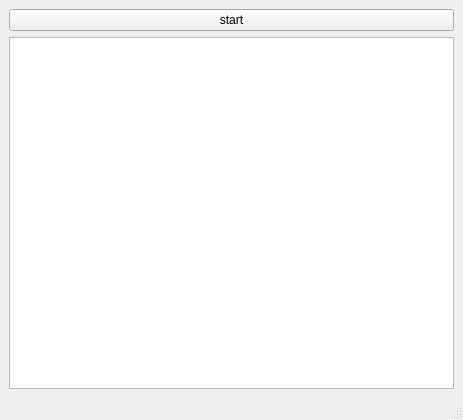
<?xml version="1.0" encoding="UTF-8"?>
<ui version="4.0">
 <class>MainWindow</class>
 <widget class="QMainWindow" name="MainWindow">
  <property name="geometry">
   <rect>
    <x>0</x>
    <y>0</y>
    <width>463</width>
    <height>420</height>
   </rect>
  </property>
  <property name="windowTitle">
   <string>MainWindow</string>
  </property>
  <widget class="QWidget" name="centralwidget">
   <layout class="QVBoxLayout" name="verticalLayout">
    <item>
     <widget class="QPushButton" name="pushButton">
      <property name="text">
       <string>start</string>
      </property>
     </widget>
    </item>
    <item>
     <widget class="QPlainTextEdit" name="plainTextEdit">
      <property name="readOnly">
       <bool>true</bool>
      </property>
     </widget>
    </item>
   </layout>
  </widget>
  <widget class="QMenuBar" name="menubar">
   <property name="geometry">
    <rect>
     <x>0</x>
     <y>0</y>
     <width>463</width>
     <height>21</height>
    </rect>
   </property>
  </widget>
  <widget class="QStatusBar" name="statusbar"/>
 </widget>
 <resources/>
 <connections/>
</ui>
